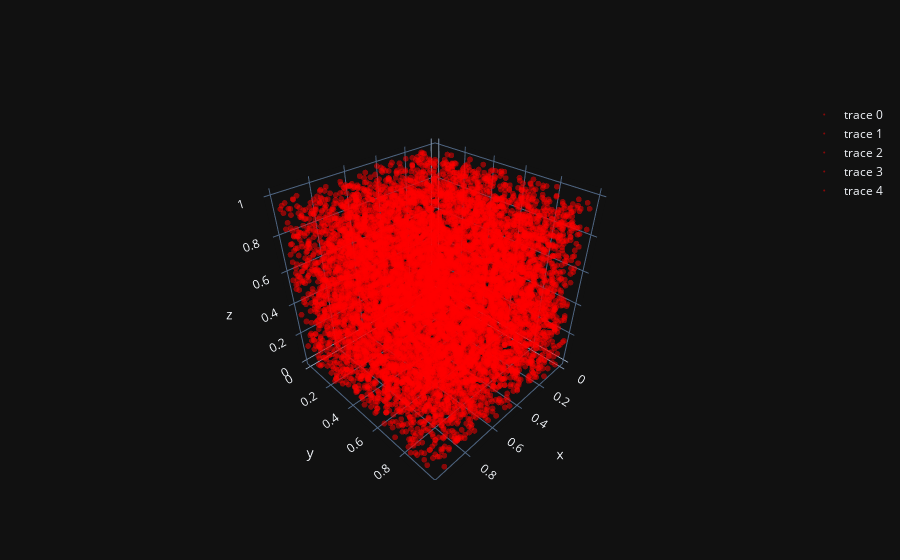

The notebook cell saved with this chart:
### Markdown cell above
This shows that x,y, and z look like they are drawn from uniform distributions, which is consistent. Let us repeat this experiment but this time keep N=1000 for all tets

### Code cell
Tpts=[]
fig=go.Figure()
N=2000
for tet in [tet1,tet2,tet3,tet4,tet5]:
    pts=simpsRUS(tet,N)
    Tpts.append(pts)
    fig.add_trace(go.Scatter3d(x=pts[:,0], y=pts[:,1], z=pts[:,2],
     mode='markers', marker=dict(size=2, color='red', opacity=0.5)))
Tpts=np.vstack(Tpts)
darken(fig)

### Figure 1 — Plotly figure (JSON) as saved in the notebook; plotly's stock layout.template omitted (floating-point values rounded to 4 significant figures; data arrays with more than 128 entries replaced by an {"elided": "..."} marker saying what was removed)
{"data": [{"marker": {"color": "red", "opacity": 0.5, "size": 2}, "mode": "markers", "type": "scatter3d", "uid": "8bc30743-320c-4128-9857-a942f0654274", "x": {"elided": "2000 float values"}, "y": {"elided": "2000 float values"}, "z": {"elided": "2000 float values"}}, {"marker": {"color": "red", "opacity": 0.5, "size": 2}, "mode": "markers", "type": "scatter3d", "uid": "6236bb02-3f5e-4356-b57b-6dd4e9257d6a", "x": {"elided": "2000 float values"}, "y": {"elided": "2000 float values"}, "z": {"elided": "2000 float values"}}, {"marker": {"color": "red", "opacity": 0.5, "size": 2}, "mode": "markers", "type": "scatter3d", "uid": "9acbfa7b-31f9-49d6-96fa-e21bbe5847d1", "x": {"elided": "2000 float values"}, "y": {"elided": "2000 float values"}, "z": {"elided": "2000 float values"}}, {"marker": {"color": "red", "opacity": 0.5, "size": 2}, "mode": "markers", "type": "scatter3d", "uid": "72739a27-71d6-4855-821b-2e1bb3e834b5", "x": {"elided": "2000 float values"}, "y": {"elided": "2000 float values"}, "z": {"elided": "2000 float values"}}, {"marker": {"color": "red", "opacity": 0.5, "size": 2}, "mode": "markers", "type": "scatter3d", "uid": "4f74e81e-508c-47f0-8ada-bedb4832e2c8", "x": {"elided": "2000 float values"}, "y": {"elided": "2000 float values"}, "z": {"elided": "2000 float values"}}], "layout": {}}
